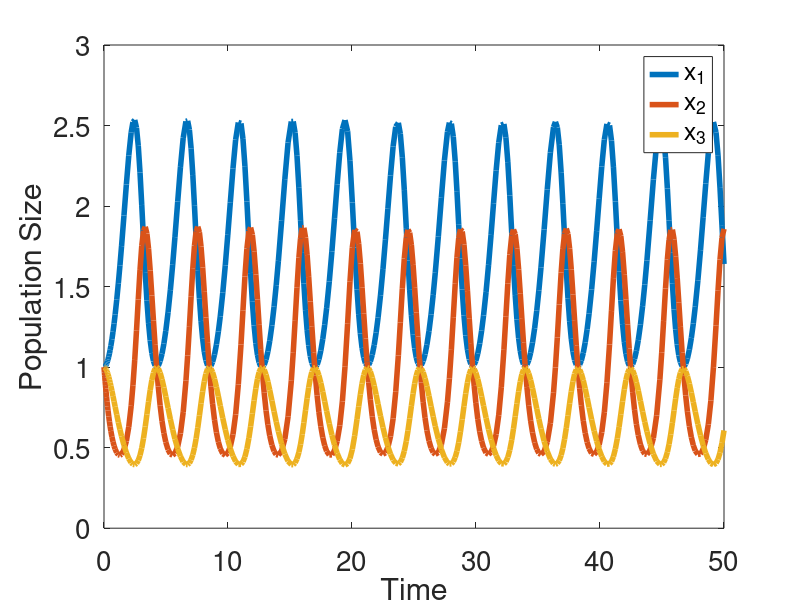

Source code (MATLAB):
%Guang Yang Simulation for the sixth graph in the paper

clear; clc;

 

 

a1 =1;
b1 = 1;
a2 =1;
b2 = 1;
c2 =1
a3 =1;
b3 = 1;
c3 = 1;
 



ode_rhs = @(t,x) [x(1).*(a1-b1.*x(2));...

                 x(2).*(-a2-b2.*x(3) + c2.*x(1));...

                x(3).*(-a3+c3.*x(2));];

 



a0 = 1;

b0 = 1; 

c0 = 1; 


x0 = [a0;b0;c0];

 



tspan = [0 50]; 

[t,x] = ode45(@(t,x) ode_rhs(t,x), tspan, x0);

 


figure(1); clf;

plot(t,x(:,1),'LineWidth',4); hold on

plot(t,x(:,2),'LineWidth',4);

plot(t,x(:,3),'LineWidth',4);

xlabel('Time'); ylabel('Population Size');

legend('x_1', 'x_2', 'x_3')

set(gca,'FontSize',20)

 

return 

tspan = [0 50]; 

[t,x] = ode45(@(t,x) ode_rhs(t,x), tspan, x0);

 

figure(2); clf;

plot(t,x(:,1),'LineWidth',4); hold on


plot(t,C - 2.*x(:,2) - x(:,1),'LineWidth',4);

plot(t,x(:,2),'LineWidth',4);

xlabel('Time'); ylabel('Population Size');

legend('x_1', 'x_2', 'x_3')

set(gca,'FontSize',20)